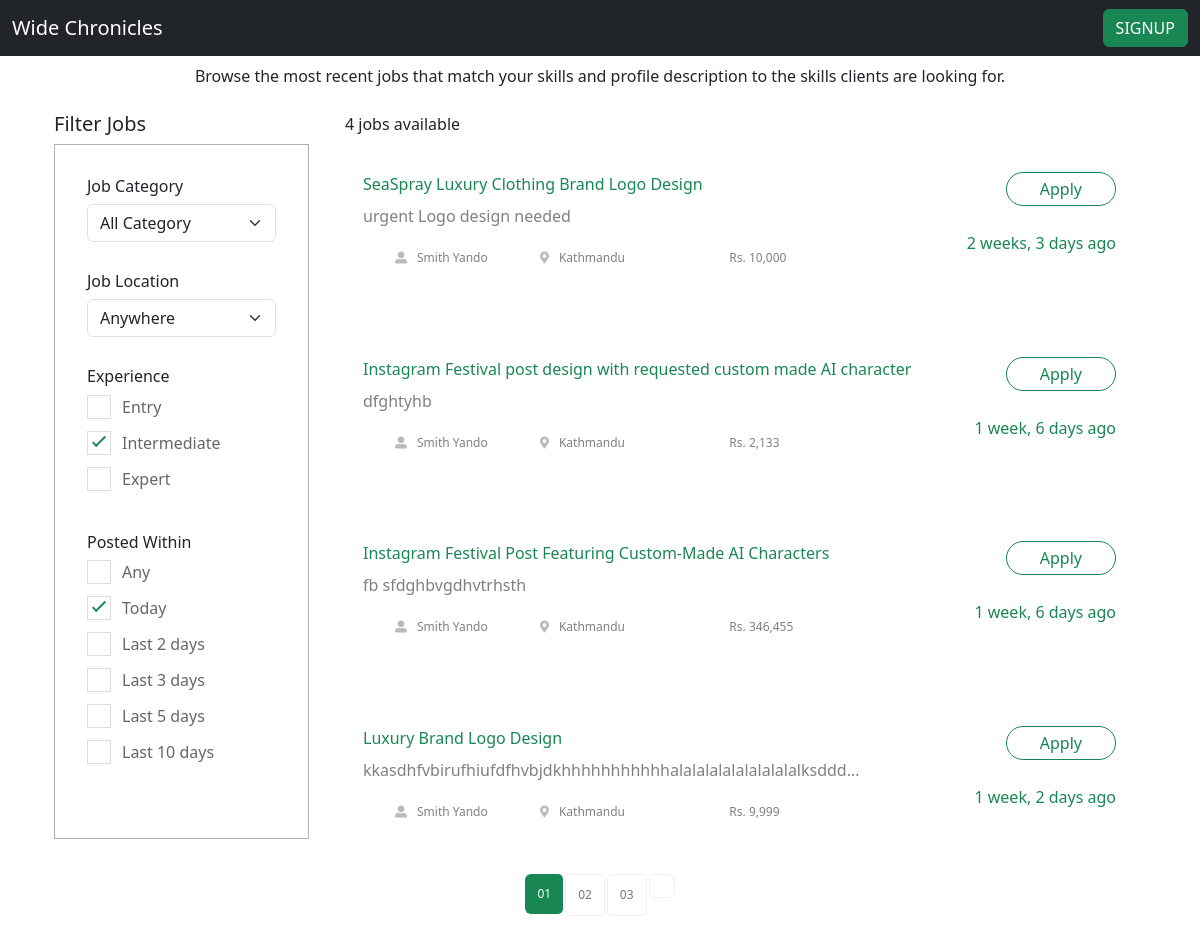
The page /find-work/ on the database as committed earlier.
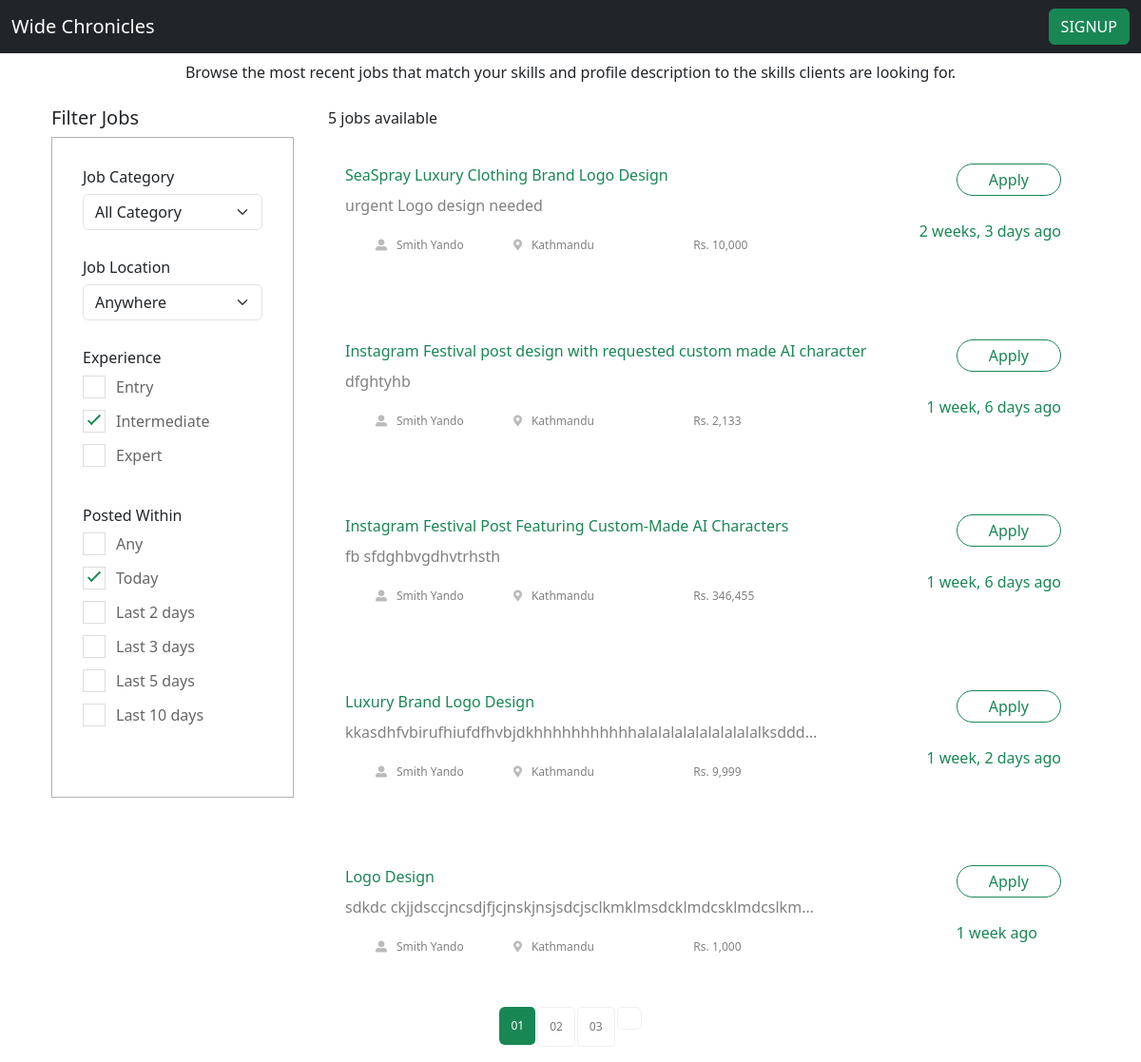
The same page on the database as committed later.
### jobs/models.py (models this page shows, shortened)
class Job(models.Model):
    buyer = models.ForeignKey(Buyer, on_delete=models.CASCADE)
    title = models.CharField(max_length=200)
    budget = models.IntegerField()
    description = models.TextField()
    requirement = models.CharField(max_length=1000)
    timestamp = models.DateTimeField(auto_now_add=True)
    code = models.CharField(max_length=10, unique=True, blank=True)

class Buyer(models.Model):
    LOCATION_CHOICES = [
        ("Achham", "Achham"),
        ("Arghakhanchi", "Arghakhanchi"),
        ("Baglung", "Baglung"),
        ("Baitadi", "Baitadi"),
        ("Bajhang", "Bajhang"),
        ("Bajura", "Bajura"),
        ("Banke", "Banke"),
        ("Bara", "Bara"),
        ("Bardiya", "Bardiya"),
        ("Bhaktapur", "Bhaktapur"),
        ("Bhojpur", "Bhojpur"),
        ("Chitwan", "Chitwan"),
        ("Dadeldhura", "Dadeldhura"),
        ("Dailekh", "Dailekh"),
        ("Dang", "Dang"),
        ("Darchula", "Darchula"),
        ("Dhading", "Dhading"),
        ("Dhankuta", "Dhankuta"),
        ("Dhanusha", "Dhanusha"),
        ("Dolakha", "Dolakha"),
        ("Dolpa", "Dolpa"),
        ("Doti", "Doti"),
        ("Eastern Rukum", "Eastern Rukum"),
        ("Gorkha", "Gorkha"),
        ("Gulmi", "Gulmi"),
        ("Humla", "Humla"),
        ("Ilam", "Ilam"),
        ("Jajarkot", "Jajarkot"),
        ("Jhapa", "Jhapa"),
        ("Jumla", "Jumla"),
        ("Kailali", "Kailali"),
        ("Kalikot", "Kalikot"),
        ("Kanchanpur", "Kanchanpur"),
        ("Kapilvastu", "Kapilvastu"),
        ("Kaski", "Kaski"),
        ("Kathmandu", "Kathmandu"),
        ("Kavrepalanchok", "Kavrepalanchok"),
        ("Khotang", "Khotang"),
        ("Lalitpur", "Lalitpur"),
        ("Lamjung", "Lamjung"),
        ("Mahottari", "Mahottari"),
        ("Makwanpur", "Makwanpur"),
        ("Manang", "Manang"),
        ("Morang", "Morang"),
        ("Mugu", "Mugu"),
        ("Mustang", "Mustang"),
        ("Myagdi", "Myagdi"),
        ("Nawalpur", "Nawalpur"),
        ("Nuwakot", "Nuwakot"),
        ("Okhaldhunga", "Okhaldhunga"),
        ("Palpa", "Palpa"),
        ("Panchthar", "Panchthar"),
        ("Parbat", "Parbat"),
        ("Parsa", "Parsa"),
        ("Pyuthan", "Pyuthan"),
        ("Ramechhap", "Ramechhap"),
        ("Rasuwa", "Rasuwa"),
        ("Rautahat", "Rautahat"),
        ("Rolpa", "Rolpa"),
        ("Rupandehi", "Rupandehi"),
        ("Salyan", "Salyan"),
        ("Sankhuwasabha", "Sankhuwasabha"),
        ("Saptari", "Saptari"),
        ("Sarlahi", "Sarlahi"),
        ("Sindhuli", "Sindhuli"),
        ("Sindhupalchok", "Sindhupalchok"),
        ("Siraha", "Siraha"),
        ("Solukhumbu", "Solukhumbu"),
        ("Sunsari", "Sunsari"),
        ("Surkhet", "Surkhet"),
        ("Syangja", "Syangja"),
        ("Tanahun", "Tanahun"),
        ("Taplejung", "Taplejung"),
        ("Tehrathum", "Tehrathum"),
        ("Udayapur", "Udayapur"),
        ("Western Rukum", "Western Rukum"),
    ]
    owner = models.OneToOneField(User, on_delete=models.CASCADE)
    name = models.CharField(max_length=50)
    bio = models.TextField(blank=True)
    location = models.CharField(choices=LOCATION_CHOICES, max_length=100)

### jobs/views.py (the view)
# urls.py: path('find-work/',JobListView.as_view(), name='job-list'),
class JobListView(ListView):
    model = Job
    template_name = 'jobs/job_list.html'
    context_object_name = 'jobs'
    paginate_by = 10
    def get_context_data(self, **kwargs):
        context = super().get_context_data(**kwargs)
        context['speciality_choices'] = Seller.SPECIALITY_CHOICES
        context['location_choices'] = Buyer.LOCATION_CHOICES
        return context

### jobs/templates/jobs/job_list.html (shortened to what the changed rows need)
{% extends 'jobs/_base.html' %}
{% load humanize %}
{% block content%}
    <div class="job-listing-area pt-120 pb-120">
        <div class="container">
            <div class="row">
                <div class="col-xl-9 col-lg-9 col-md-8">
                    <section class="featured-job-area">
                        <div class="container">
                            <div class="row">
                                <div class="col-lg-12">
                                    <div>
                                        <span class="float-start">{{ jobs.count }} jobs available</span>
                                    </div>
                                </div>
                            </div>
                        {% for job in jobs %}
                        <div class="row">
                            <div class="single-job-items  ">
                                <div class="job-tittle col-md-8 float-start " >
                                        <a href="{% url 'job-detail' job.code %}" class=" text-decoration-none text-truncate">
                                            {{ job.title}}
                                        </a>
                                        <p class="text-truncate pt-2">{{job.description}}</p>
                                        <ul>
                                            <li> <i class="fas fa-user-alt"></i>{{ job.buyer.name}}</li>
                                            <li><i class="fas fa-map-marker-alt"></i>{{ job.buyer.location}}</li>
                                            <li>Rs. {{job.budget|intcomma}}</li>
                                        </ul>
                                </div>
                                <div class="items-link float-end">
                                    <a href="{% url 'job-detail' job.code %}" class="text-decoration-none">Apply</a>
                                    <span>{{job.timestamp|naturaltime}}</span>
                                </div>
                            </div>
                        </div>
                        {% endfor %}
                        </div>
                    </section>
                </div>
            </div>
        </div>
    </div>
{% endblock content%}

Rows that differ between the two databases and show on the page:
added Job: title "Logo Design", description "sdkdc ckjjdsccjncsdjfjcjnskjnsjsdcjsclkmklmsdcklmdcsklmdcslkm…", buyer.name "Smith Yando", buyer.location "Kathmandu", budget "1,000", timestamp "1 week ago"
Other text that changed with them:
{{ jobs.count }}: "4" → "5"
